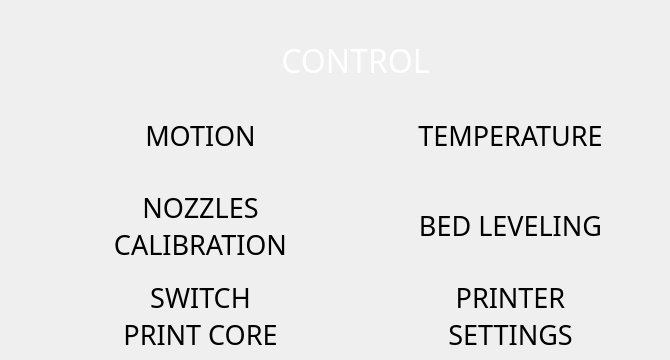
  <widget class="QWidget" name="control_page">
   <widget class="CustomQPushButton" name="control_motion_btn">
    <property name="geometry">
     <rect>
      <x>50</x>
      <y>100</y>
      <width>301</width>
      <height>71</height>
     </rect>
    </property>
    <property name="minimumSize">
     <size>
      <width>10</width>
      <height>10</height>
     </size>
    </property>
    <property name="font">
     <font>
      <family>Momcake</family>
      <pointsize>20</pointsize>
      <italic>false</italic>
      <stylestrategy>PreferAntialias</stylestrategy>
     </font>
    </property>
    <property name="mouseTracking">
     <bool>false</bool>
    </property>
    <property name="tabletTracking">
     <bool>true</bool>
    </property>
    <property name="contextMenuPolicy">
     <enum>Qt::NoContextMenu</enum>
    </property>
    <property name="layoutDirection">
     <enum>Qt::LeftToRight</enum>
    </property>
    <property name="styleSheet">
     <string notr="true"/>
    </property>
    <property name="text">
     <string>MOTION</string>
    </property>
    <property name="autoDefault">
     <bool>false</bool>
    </property>
    <property name="flat">
     <bool>true</bool>
    </property>
    <property name="class" stdset="0">
     <string>menu_btn</string>
    </property>
    <property name="borderLeftPixmap" stdset="0">
     <pixmap resource="resources/button_resources.qrc">:/button_borders/media/buttons/btn_part1.svg</pixmap>
    </property>
    <property name="borderCenterPixmap" stdset="0">
     <pixmap resource="resources/button_resources.qrc">:/button_borders/media/buttons/btn_part2.svg</pixmap>
    </property>
    <property name="borderRightPixmap" stdset="0">
     <pixmap resource="resources/button_resources.qrc">:/button_borders/media/buttons/btn_part3.svg</pixmap>
    </property>
   </widget>
   <widget class="QLabel" name="control_title_label">
    <property name="geometry">
     <rect>
      <x>240</x>
      <y>30</y>
      <width>231</width>
      <height>61</height>
     </rect>
    </property>
    <property name="font">
     <font>
      <family>Momcake</family>
      <pointsize>24</pointsize>
     </font>
    </property>
    <property name="styleSheet">
     <string notr="true">background: transparent; color: white;</string>
    </property>
    <property name="text">
     <string>CONTROL</string>
    </property>
    <property name="alignment">
     <set>Qt::AlignCenter</set>
    </property>
    <property name="class" stdset="0">
     <string>title_text</string>
    </property>
   </widget>
   <widget class="CustomQPushButton" name="control_temperature_btn">
    <property name="geometry">
     <rect>
      <x>360</x>
      <y>100</y>
      <width>301</width>
      <height>71</height>
     </rect>
    </property>
    <property name="minimumSize">
     <size>
      <width>10</width>
      <height>10</height>
     </size>
    </property>
    <property name="font">
     <font>
      <family>Momcake</family>
      <pointsize>20</pointsize>
      <italic>false</italic>
      <stylestrategy>PreferAntialias</stylestrategy>
     </font>
    </property>
    <property name="mouseTracking">
     <bool>false</bool>
    </property>
    <property name="tabletTracking">
     <bool>true</bool>
    </property>
    <property name="contextMenuPolicy">
     <enum>Qt::NoContextMenu</enum>
    </property>
    <property name="layoutDirection">
     <enum>Qt::LeftToRight</enum>
    </property>
    <property name="styleSheet">
     <string notr="true"/>
    </property>
    <property name="text">
     <string>TEMPERATURE</string>
    </property>
    <property name="autoDefault">
     <bool>false</bool>
    </property>
    <property name="flat">
     <bool>true</bool>
    </property>
    <property name="class" stdset="0">
     <string>menu_btn</string>
    </property>
    <property name="borderLeftPixmap" stdset="0">
     <pixmap resource="resources/button_resources.qrc">:/button_borders/media/buttons/btn_part1.svg</pixmap>
    </property>
    <property name="borderCenterPixmap" stdset="0">
     <pixmap resource="resources/button_resources.qrc">:/button_borders/media/buttons/btn_part2.svg</pixmap>
    </property>
    <property name="borderRightPixmap" stdset="0">
     <pixmap resource="resources/button_resources.qrc">:/button_borders/media/buttons/btn_part3.svg</pixmap>
    </property>
   </widget>
   <widget class="CustomQPushButton" name="control_bed_leveling_btn">
    <property name="geometry">
     <rect>
      <x>360</x>
      <y>190</y>
      <width>301</width>
      <height>71</height>
     </rect>
    </property>
    <property name="minimumSize">
     <size>
      <width>10</width>
      <height>10</height>
     </size>
    </property>
    <property name="font">
     <font>
      <family>Momcake</family>
      <pointsize>20</pointsize>
      <italic>false</italic>
      <stylestrategy>PreferAntialias</stylestrategy>
     </font>
    </property>
    <property name="mouseTracking">
     <bool>false</bool>
    </property>
    <property name="tabletTracking">
     <bool>true</bool>
    </property>
    <property name="contextMenuPolicy">
     <enum>Qt::NoContextMenu</enum>
    </property>
    <property name="layoutDirection">
     <enum>Qt::LeftToRight</enum>
    </property>
    <property name="styleSheet">
     <string notr="true"/>
    </property>
    <property name="text">
     <string>BED LEVELING</string>
    </property>
    <property name="autoDefault">
     <bool>false</bool>
    </property>
    <property name="flat">
     <bool>true</bool>
    </property>
    <property name="class" stdset="0">
     <string>menu_btn</string>
    </property>
    <property name="borderLeftPixmap" stdset="0">
     <pixmap resource="resources/button_resources.qrc">:/button_borders/media/buttons/btn_part1.svg</pixmap>
    </property>
    <property name="borderCenterPixmap" stdset="0">
     <pixmap resource="resources/button_resources.qrc">:/button_borders/media/buttons/btn_part2.svg</pixmap>
    </property>
    <property name="borderRightPixmap" stdset="0">
     <pixmap resource="resources/button_resources.qrc">:/button_borders/media/buttons/btn_part3.svg</pixmap>
    </property>
   </widget>
   <widget class="CustomQPushButton" name="control_nozzles_calibration_btn">
    <property name="geometry">
     <rect>
      <x>50</x>
      <y>190</y>
      <width>301</width>
      <height>71</height>
     </rect>
    </property>
    <property name="minimumSize">
     <size>
      <width>10</width>
      <height>10</height>
     </size>
    </property>
    <property name="font">
     <font>
      <family>Momcake</family>
      <pointsize>20</pointsize>
      <italic>false</italic>
      <stylestrategy>PreferAntialias</stylestrategy>
     </font>
    </property>
    <property name="mouseTracking">
     <bool>false</bool>
    </property>
    <property name="tabletTracking">
     <bool>true</bool>
    </property>
    <property name="contextMenuPolicy">
     <enum>Qt::NoContextMenu</enum>
    </property>
    <property name="layoutDirection">
     <enum>Qt::LeftToRight</enum>
    </property>
    <property name="styleSheet">
     <string notr="true"/>
    </property>
    <property name="text">
     <string>NOZZLES
CALIBRATION</string>
    </property>
    <property name="autoDefault">
     <bool>false</bool>
    </property>
    <property name="flat">
     <bool>true</bool>
    </property>
    <property name="class" stdset="0">
     <string>menu_btn</string>
    </property>
    <property name="borderLeftPixmap" stdset="0">
     <pixmap resource="resources/button_resources.qrc">:/button_borders/media/buttons/btn_part1.svg</pixmap>
    </property>
    <property name="borderCenterPixmap" stdset="0">
     <pixmap resource="resources/button_resources.qrc">:/button_borders/media/buttons/btn_part2.svg</pixmap>
    </property>
    <property name="borderRightPixmap" stdset="0">
     <pixmap resource="resources/button_resources.qrc">:/button_borders/media/buttons/btn_part3.svg</pixmap>
    </property>
   </widget>
   <widget class="CustomQPushButton" name="control_switch_print_core_btn">
    <property name="geometry">
     <rect>
      <x>50</x>
      <y>280</y>
      <width>301</width>
      <height>71</height>
     </rect>
    </property>
    <property name="minimumSize">
     <size>
      <width>10</width>
      <height>10</height>
     </size>
    </property>
    <property name="font">
     <font>
      <family>Momcake</family>
      <pointsize>20</pointsize>
      <italic>false</italic>
      <stylestrategy>PreferAntialias</stylestrategy>
     </font>
    </property>
    <property name="mouseTracking">
     <bool>false</bool>
    </property>
    <property name="tabletTracking">
     <bool>true</bool>
    </property>
    <property name="contextMenuPolicy">
     <enum>Qt::NoContextMenu</enum>
    </property>
    <property name="layoutDirection">
     <enum>Qt::LeftToRight</enum>
    </property>
    <property name="styleSheet">
     <string notr="true"/>
    </property>
    <property name="text">
     <string>SWITCH
PRINT CORE</string>
    </property>
    <property name="autoDefault">
     <bool>false</bool>
    </property>
    <property name="flat">
     <bool>true</bool>
    </property>
    <property name="class" stdset="0">
     <string>menu_btn</string>
    </property>
    <property name="borderLeftPixmap" stdset="0">
     <pixmap resource="resources/button_resources.qrc">:/button_borders/media/buttons/btn_part1.svg</pixmap>
    </property>
    <property name="borderCenterPixmap" stdset="0">
     <pixmap resource="resources/button_resources.qrc">:/button_borders/media/buttons/btn_part2.svg</pixmap>
    </property>
    <property name="borderRightPixmap" stdset="0">
     <pixmap resource="resources/button_resources.qrc">:/button_borders/media/buttons/btn_part3.svg</pixmap>
    </property>
   </widget>
   <widget class="CustomQPushButton" name="control_printer_settings_btn">
    <property name="geometry">
     <rect>
      <x>360</x>
      <y>280</y>
      <width>301</width>
      <height>71</height>
     </rect>
    </property>
    <property name="minimumSize">
     <size>
      <width>10</width>
      <height>10</height>
     </size>
    </property>
    <property name="font">
     <font>
      <family>Momcake</family>
      <pointsize>20</pointsize>
      <italic>false</italic>
      <stylestrategy>PreferAntialias</stylestrategy>
     </font>
    </property>
    <property name="mouseTracking">
     <bool>false</bool>
    </property>
    <property name="tabletTracking">
     <bool>true</bool>
    </property>
    <property name="contextMenuPolicy">
     <enum>Qt::NoContextMenu</enum>
    </property>
    <property name="layoutDirection">
     <enum>Qt::LeftToRight</enum>
    </property>
    <property name="styleSheet">
     <string notr="true"/>
    </property>
    <property name="text">
     <string>PRINTER
SETTINGS</string>
    </property>
    <property name="autoDefault">
     <bool>false</bool>
    </property>
    <property name="flat">
     <bool>true</bool>
    </property>
    <property name="class" stdset="0">
     <string>menu_btn</string>
    </property>
    <property name="borderLeftPixmap" stdset="0">
     <pixmap resource="resources/button_resources.qrc">:/button_borders/media/buttons/btn_part1.svg</pixmap>
    </property>
    <property name="borderCenterPixmap" stdset="0">
     <pixmap resource="resources/button_resources.qrc">:/button_borders/media/buttons/btn_part2.svg</pixmap>
    </property>
    <property name="borderRightPixmap" stdset="0">
     <pixmap resource="resources/button_resources.qrc">:/button_borders/media/buttons/btn_part3.svg</pixmap>
    </property>
   </widget>
  </widget>
